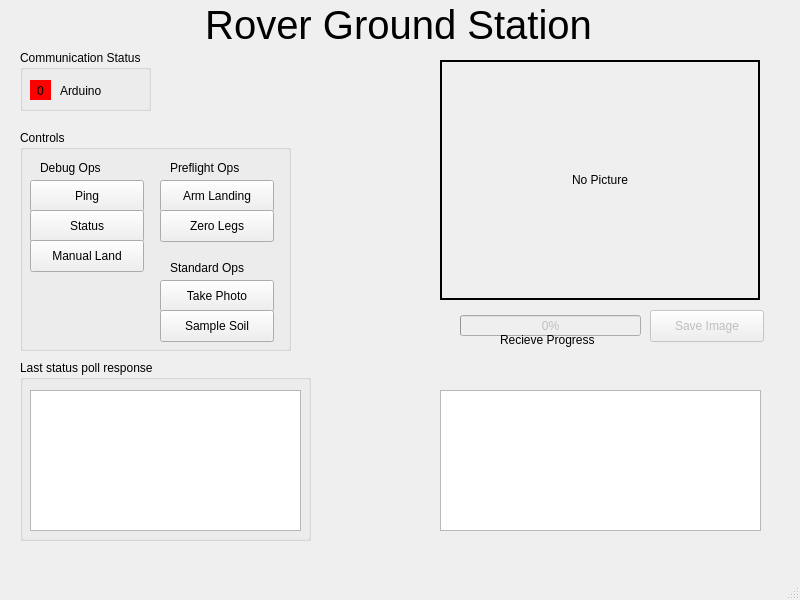
<?xml version="1.0" encoding="UTF-8"?>
<ui version="4.0">
 <class>MainWindow</class>
 <widget class="QMainWindow" name="MainWindow">
  <property name="geometry">
   <rect>
    <x>0</x>
    <y>0</y>
    <width>800</width>
    <height>600</height>
   </rect>
  </property>
  <property name="windowTitle">
   <string>Mars Rover Ground Station</string>
  </property>
  <property name="documentMode">
   <bool>false</bool>
  </property>
  <widget class="QWidget" name="centralwidget">
   <widget class="QGroupBox" name="groupBox">
    <property name="geometry">
     <rect>
      <x>20</x>
      <y>50</y>
      <width>131</width>
      <height>61</height>
     </rect>
    </property>
    <property name="title">
     <string>Communication Status</string>
    </property>
    <widget class="QWidget" name="arduino_led" native="true">
     <property name="geometry">
      <rect>
       <x>10</x>
       <y>30</y>
       <width>21</width>
       <height>20</height>
      </rect>
     </property>
     <property name="styleSheet">
      <string notr="true">background: #FF0000;</string>
     </property>
     <widget class="QLabel" name="arduino_counter">
      <property name="geometry">
       <rect>
        <x>0</x>
        <y>0</y>
        <width>21</width>
        <height>21</height>
       </rect>
      </property>
      <property name="styleSheet">
       <string notr="true"/>
      </property>
      <property name="text">
       <string>0</string>
      </property>
      <property name="alignment">
       <set>Qt::AlignCenter</set>
      </property>
     </widget>
    </widget>
    <widget class="QLabel" name="label_2">
     <property name="geometry">
      <rect>
       <x>40</x>
       <y>30</y>
       <width>101</width>
       <height>21</height>
      </rect>
     </property>
     <property name="text">
      <string>Arduino</string>
     </property>
    </widget>
   </widget>
   <widget class="QLabel" name="label_4">
    <property name="geometry">
     <rect>
      <x>8</x>
      <y>-1</y>
      <width>781</width>
      <height>51</height>
     </rect>
    </property>
    <property name="font">
     <font>
      <pointsize>30</pointsize>
     </font>
    </property>
    <property name="text">
     <string>Rover Ground Station</string>
    </property>
    <property name="alignment">
     <set>Qt::AlignCenter</set>
    </property>
   </widget>
   <widget class="QGroupBox" name="groupBox_2">
    <property name="geometry">
     <rect>
      <x>20</x>
      <y>130</y>
      <width>271</width>
      <height>221</height>
     </rect>
    </property>
    <property name="title">
     <string>Controls</string>
    </property>
    <widget class="QPushButton" name="arm_btn">
     <property name="geometry">
      <rect>
       <x>140</x>
       <y>50</y>
       <width>114</width>
       <height>32</height>
      </rect>
     </property>
     <property name="text">
      <string>Arm Landing</string>
     </property>
    </widget>
    <widget class="QPushButton" name="ping_btn">
     <property name="geometry">
      <rect>
       <x>10</x>
       <y>50</y>
       <width>114</width>
       <height>32</height>
      </rect>
     </property>
     <property name="text">
      <string>Ping</string>
     </property>
    </widget>
    <widget class="QPushButton" name="status_btn">
     <property name="geometry">
      <rect>
       <x>10</x>
       <y>80</y>
       <width>114</width>
       <height>32</height>
      </rect>
     </property>
     <property name="text">
      <string>Status</string>
     </property>
    </widget>
    <widget class="QPushButton" name="land_btn">
     <property name="geometry">
      <rect>
       <x>10</x>
       <y>110</y>
       <width>114</width>
       <height>32</height>
      </rect>
     </property>
     <property name="text">
      <string>Manual Land</string>
     </property>
    </widget>
    <widget class="QPushButton" name="photo_btn">
     <property name="geometry">
      <rect>
       <x>140</x>
       <y>150</y>
       <width>114</width>
       <height>32</height>
      </rect>
     </property>
     <property name="text">
      <string>Take Photo</string>
     </property>
    </widget>
    <widget class="QPushButton" name="soil_btn">
     <property name="geometry">
      <rect>
       <x>140</x>
       <y>180</y>
       <width>114</width>
       <height>32</height>
      </rect>
     </property>
     <property name="text">
      <string>Sample Soil</string>
     </property>
    </widget>
    <widget class="QLabel" name="label_3">
     <property name="geometry">
      <rect>
       <x>20</x>
       <y>30</y>
       <width>101</width>
       <height>16</height>
      </rect>
     </property>
     <property name="text">
      <string>Debug Ops</string>
     </property>
    </widget>
    <widget class="QPushButton" name="zero_btn">
     <property name="geometry">
      <rect>
       <x>140</x>
       <y>80</y>
       <width>114</width>
       <height>32</height>
      </rect>
     </property>
     <property name="text">
      <string>Zero Legs</string>
     </property>
    </widget>
    <widget class="QLabel" name="label_5">
     <property name="geometry">
      <rect>
       <x>150</x>
       <y>30</y>
       <width>101</width>
       <height>16</height>
      </rect>
     </property>
     <property name="text">
      <string>Preflight Ops</string>
     </property>
    </widget>
    <widget class="QLabel" name="label_6">
     <property name="geometry">
      <rect>
       <x>150</x>
       <y>130</y>
       <width>101</width>
       <height>16</height>
      </rect>
     </property>
     <property name="text">
      <string>Standard Ops</string>
     </property>
    </widget>
   </widget>
   <widget class="QGroupBox" name="groupBox_3">
    <property name="geometry">
     <rect>
      <x>20</x>
      <y>360</y>
      <width>291</width>
      <height>181</height>
     </rect>
    </property>
    <property name="title">
     <string>Last status poll response</string>
    </property>
    <widget class="QPlainTextEdit" name="response_box">
     <property name="geometry">
      <rect>
       <x>10</x>
       <y>30</y>
       <width>271</width>
       <height>141</height>
      </rect>
     </property>
     <property name="readOnly">
      <bool>true</bool>
     </property>
    </widget>
   </widget>
   <widget class="QPushButton" name="save_btn">
    <property name="enabled">
     <bool>false</bool>
    </property>
    <property name="geometry">
     <rect>
      <x>650</x>
      <y>310</y>
      <width>114</width>
      <height>32</height>
     </rect>
    </property>
    <property name="text">
     <string>Save Image</string>
    </property>
   </widget>
   <widget class="QProgressBar" name="rx_progress">
    <property name="enabled">
     <bool>false</bool>
    </property>
    <property name="geometry">
     <rect>
      <x>460</x>
      <y>315</y>
      <width>181</width>
      <height>21</height>
     </rect>
    </property>
    <property name="value">
     <number>0</number>
    </property>
    <property name="textVisible">
     <bool>true</bool>
    </property>
    <property name="invertedAppearance">
     <bool>false</bool>
    </property>
   </widget>
   <widget class="QLabel" name="label">
    <property name="geometry">
     <rect>
      <x>500</x>
      <y>330</y>
      <width>111</width>
      <height>20</height>
     </rect>
    </property>
    <property name="text">
     <string>Recieve Progress</string>
    </property>
   </widget>
   <widget class="QLabel" name="photo">
    <property name="geometry">
     <rect>
      <x>440</x>
      <y>60</y>
      <width>320</width>
      <height>240</height>
     </rect>
    </property>
    <property name="styleSheet">
     <string notr="true">border: 2px solid</string>
    </property>
    <property name="text">
     <string>No Picture</string>
    </property>
    <property name="alignment">
     <set>Qt::AlignCenter</set>
    </property>
   </widget>
   <widget class="QTableWidget" name="status_table">
    <property name="enabled">
     <bool>true</bool>
    </property>
    <property name="geometry">
     <rect>
      <x>440</x>
      <y>390</y>
      <width>321</width>
      <height>141</height>
     </rect>
    </property>
    <property name="columnCount">
     <number>0</number>
    </property>
   </widget>
  </widget>
  <widget class="QStatusBar" name="statusbar"/>
  <widget class="QMenuBar" name="menubar">
   <property name="geometry">
    <rect>
     <x>0</x>
     <y>0</y>
     <width>800</width>
     <height>22</height>
    </rect>
   </property>
  </widget>
 </widget>
 <resources/>
 <connections/>
</ui>
